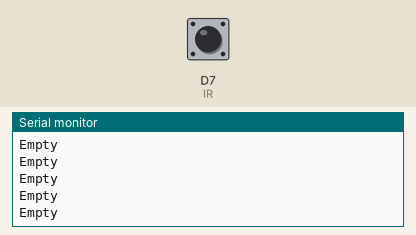
This sketch was run on a simulated ESP8266 (NodeMCU). Parts: the last lines printed to the serial monitor. The test bench sets the inputs (shaded band); at power-on: D7 (IR) LOW. WiFi joins after 1.5 s; servers stay silent unless stated.

Above: at 3.0 s.
3.1 s: D7 (IR) driven HIGH
At 4.0 s:
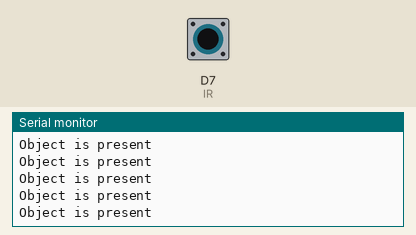
5.0 s: D7 (IR) pulsed LOW 2 times (0.12 s each, 0.3 s apart)
8.6 s: D7 (IR) driven LOW
At 9.6 s:
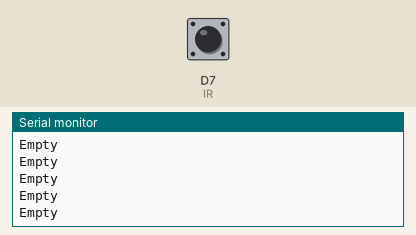
11.6 s: D7 (IR) driven HIGH
At 12.3 s:
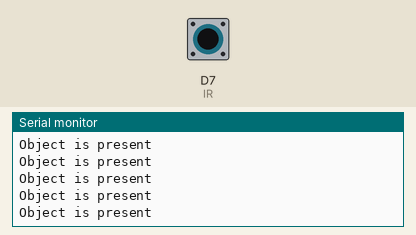
14.6 s: D7 (IR) driven LOW
At 15.6 s:
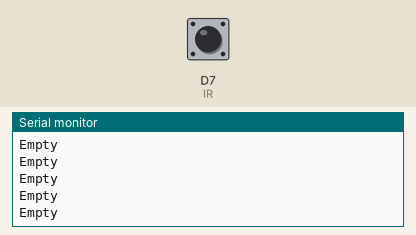
17.6 s: D7 (IR) driven HIGH
At 18.4 s:
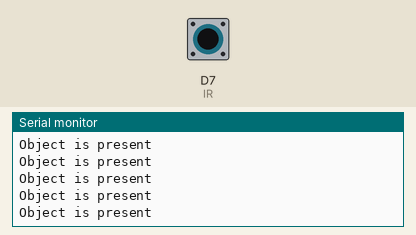

The sketch:

IR_sensor.ino
```cpp
#define BLYNK_PRINT Serial
#include <ESP8266WiFi.h>
#include <BlynkSimpleEsp8266.h>


char auth[] = "--your blynkajuth key here--";
char ssid[] = "--your wifissid here--";
char pass[] = "--your wifi password herep--";


#define IR D7
bool ir;
void setup() {
Serial.begin(9600);
pinMode(IR, INPUT);
Blynk.begin(auth, ssid, pass);
}
void loop() {
ir = digitalRead(IR);
if(ir == 1)
{
Serial.println("Object is present");
}
else if (ir == 0)
{
Serial.println("Empty");
}

Blynk.run();
}
```

Measured:
- after the input at 3.1 s, the serial monitor: prints a new line at once (image 1)
- after the input at 8.6 s, the serial monitor: prints a new line at once (image 2)
- after the input at 11.6 s, the serial monitor: prints a new line at once (image 3)
- after the input at 14.6 s, the serial monitor: prints a new line at once (image 4)
- after the input at 17.6 s, the serial monitor: prints a new line at once (image 5)
